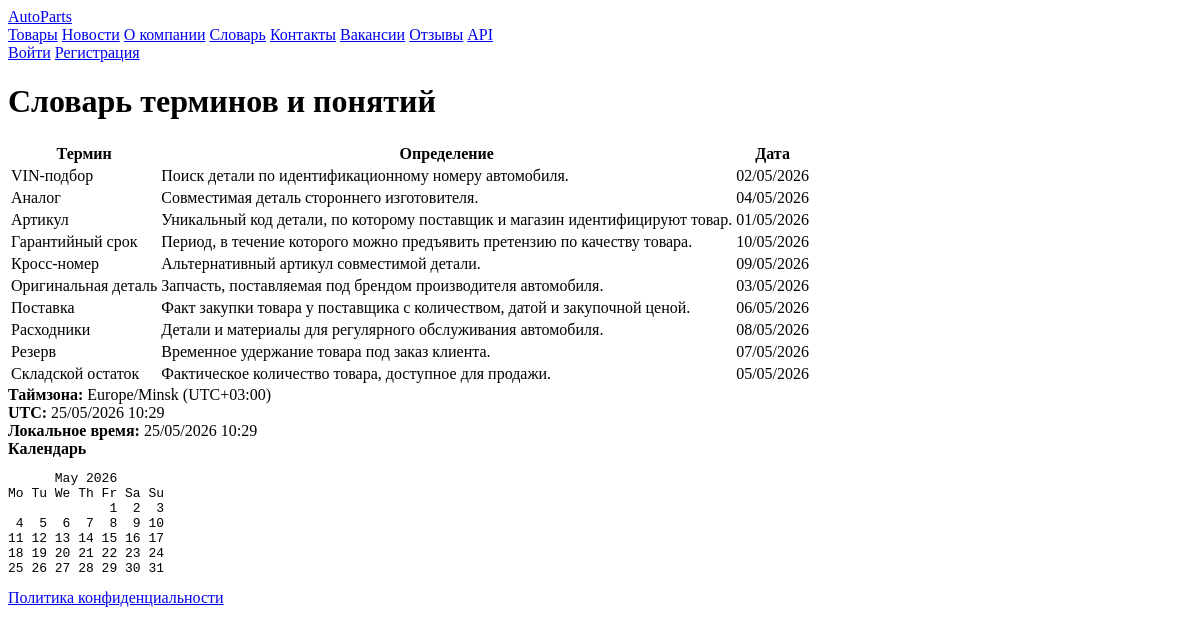
The app's page /terms/ with its own data.
### shop/models.py (models this page shows, shortened)
class TimeStampedModel(models.Model):
    created_at_utc = models.DateTimeField(default=timezone.now, editable=False)
    updated_at_utc = models.DateTimeField(auto_now=True)
    created_at_timezone = models.CharField(max_length=64, default=settings.TIME_ZONE, editable=False)
    created_at_local_text = models.CharField(max_length=32, blank=True, editable=False)
    updated_at_local_text = models.CharField(max_length=32, blank=True, editable=False)
    class Meta:
        abstract = True

class Term(TimeStampedModel):
    title = models.CharField(max_length=120)
    definition = models.TextField()
    added_on = models.DateField(default=timezone.localdate, validators=[validate_not_future])
    class Meta:
        ordering = ['title']
        verbose_name = 'Термин'
        verbose_name_plural = 'Словарь терминов'

### shop/views.py (the view)
# urls.py: re_path(r'^terms/$', views.terms, name='terms'),
def terms(request):
    return render(request, 'shop/terms.html', {'terms': Term.objects.all(), **_base_time_context()})

### shop/views.py (called while the page is built)
def _project_timezone():
    return ZoneInfo(settings.TIME_ZONE)

def _format_utc_offset(tz_info):
    offset = timezone.now().astimezone(tz_info).utcoffset()
    if offset is None:
        return ''
    total_minutes = int(offset.total_seconds() // 60)
    hours, minutes = divmod(abs(total_minutes), 60)
    sign = '+' if total_minutes >= 0 else '-'
    return f'UTC{sign}{hours:02d}:{minutes:02d}'

def _calendar_text():
    today = timezone.now().astimezone(_project_timezone()).date()
    return calendar.month(today.year, today.month)

def _base_time_context():
    tz_info = _project_timezone()
    now_utc = timezone.now()
    now_local = now_utc.astimezone(tz_info)
    return {
        'now_utc': now_utc,
        'now_local': now_local,
        'server_timezone': tz_info.key,
        'timezone_offset': _format_utc_offset(tz_info),
        'text_calendar': _calendar_text(),
    }

### shop/templates/shop/terms.html (shortened to what this page needs)
{% extends 'shop/base.html' %}
{% block content %}
<h1>Словарь терминов и понятий</h1>
<table class="data-table">
    <thead><tr><th>Термин</th><th>Определение</th><th>Дата</th></tr></thead>
    <tbody>
    {% for term in terms %}
        <tr>
            <td>{{ term.title }}</td>
            <td>{{ term.definition }}</td>
            <td>{{ term.added_on|date:"d/m/Y" }}</td>
        </tr>
    {% endfor %}
    </tbody>
</table>
{% endblock %}

### records on screen
Term: title "VIN-подбор", definition "Поиск детали по идентификационному номеру автомобиля.", added_on "02/05/2026"
Term: title "Аналог", definition "Совместимая деталь стороннего изготовителя.", added_on "04/05/2026"
Term: title "Артикул", definition "Уникальный код детали, по которому поставщик и магазин идентифицируют товар.", added_on "01/05/2026"
Term: title "Гарантийный срок", definition "Период, в течение которого можно предъявить претензию по качеству товара.", added_on "10/05/2026"
Term: title "Кросс-номер", definition "Альтернативный артикул совместимой детали.", added_on "09/05/2026"
Term: title "Оригинальная деталь", definition "Запчасть, поставляемая под брендом производителя автомобиля.", added_on "03/05/2026"
Term: title "Поставка", definition "Факт закупки товара у поставщика с количеством, датой и закупочной ценой.", added_on "06/05/2026"
Term: title "Расходники", definition "Детали и материалы для регулярного обслуживания автомобиля.", added_on "08/05/2026"
Term: title "Резерв", definition "Временное удержание товара под заказ клиента.", added_on "07/05/2026"
Term: title "Складской остаток", definition "Фактическое количество товара, доступное для продажи.", added_on "05/05/2026"

### other values on screen
{{ server_timezone }} "Europe/Minsk"
{{ timezone_offset }} "UTC+03:00"
{{ now_local|date:"d/m/Y H:i" }} "25/05/2026 10:29"
{{ text_calendar }} "May 2026 Mo Tu We Th Fr Sa Su 1 2 3 4 5 6 7 8 9 10 11 12 13 14 15 16 17 18 19 20 21 22 23 24 25 26 27 28 29 30 31"
